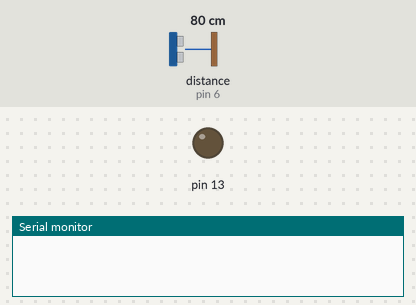
Recording of a sketch running on a simulated Arduino Uno, built with avr-gcc and run on an emulated ATmega328P. On the bench: output pins drawn as LEDs (lit = HIGH), the last lines printed to the serial monitor. Dashed ring = blinking. The inputs (shaded band) are chosen by the test bench; at power-on: distance to the obstacle (sensor on pin 6) 80 cm. The echo pulse lasts 58.3 µs per cm.

Above: at 1.2 s.
1.3 s: distance to the obstacle (sensor on pin 6) set to 11 cm
2.8 s: distance to the obstacle (sensor on pin 6) set to 8 cm
At 3.06 s:
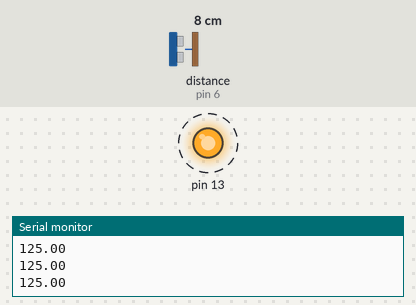
5.8 s: distance to the obstacle (sensor on pin 6) set to 18 cm
At 5.8 s:
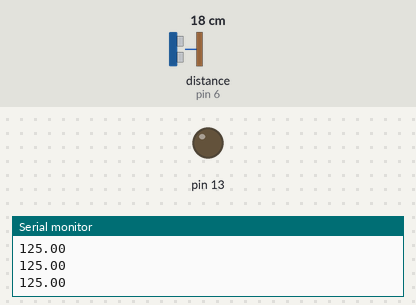
7.3 s: distance to the obstacle (sensor on pin 6) set to 9 cm
At 7.53 s:
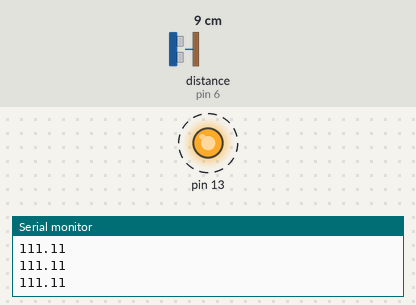
Timing chart, 0 to 11.3 s (numbered marks = the images above; inputs shaded):
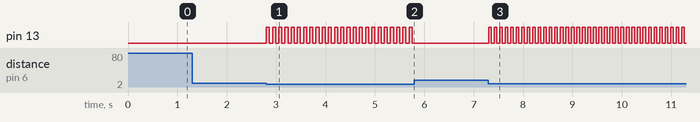

Measured:
- the behaviour switches between 10 and 9 cm on distance to the obstacle (sensor on pin 6) (found by bisection; images 0 and 1)
- after the input at 1.3 s, every drawn part: stays the same
- after the input at 2.8 s, pin 13: alternates HIGH for 0.06 s and LOW for 0.06 s, starting at once
- after the input at 5.8 s, pin 13: stops changing and stays LOW
- after the input at 7.3 s, pin 13: alternates HIGH for 0.06 s and LOW for 0.06 s, starting at once

The sketch:

led_ultra.ino
```cpp
/**
 * Parpadear LED a cierta distancia del ultrasonido
 **/
#include <Ultrasonic.h>

Ultrasonic ultra(7,6, 6000); // (Trig PIN,Echo PIN)

float LED_DISTANCE = 10.0;

void setup(){
  Serial.begin(19200);
  pinMode(13, OUTPUT);
}

void loop(){
  long distance = ultra.Ranging(CM); // Medir distancia
  if(distance<LED_DISTANCE){
    digitalWrite(13, HIGH);
    Serial.println(1000.0/distance);
    delay(500.0/distance);
    digitalWrite(13, LOW);
    delay(500.0/distance);
  }
}
```
